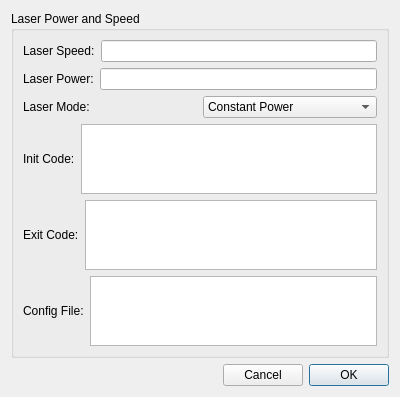
<?xml version="1.0" encoding="UTF-8"?>
<ui version="4.0">
 <class>ExportGcodeDialog</class>
 <widget class="QDialog" name="ExportGcodeDialog">
  <property name="geometry">
   <rect>
    <x>0</x>
    <y>0</y>
    <width>400</width>
    <height>250</height>
   </rect>
  </property>
  <property name="windowTitle">
   <string>Export GCODE Options</string>
  </property>
  <layout class="QVBoxLayout" name="verticalLayout">
   <item>
    <widget class="QGroupBox" name="groupFillStroke">
     <property name="title">
      <string>Laser Power and Speed</string>
     </property>
     <layout class="QVBoxLayout" name="verticalLayoutFillStroke">

      <item>
       <layout class="QHBoxLayout" name="horizontalLayoutSpeed">
        <item>
         <widget class="QLabel" name="labelLaserSpeed">
          <property name="text">
           <string>Laser Speed:</string>
          </property>
         </widget>
        </item>
        <item>
         <widget class="QLineEdit" name="valueLaserSpeed">
          <property name="alignment">
           <set>Qt::AlignRight|Qt::AlignTrailing|Qt::AlignVCenter</set>
          </property>
         </widget>
        </item>
       </layout>
      </item>

      <item>
       <layout class="QHBoxLayout" name="horizontalLayoutPower">
        <item>
         <widget class="QLabel" name="labelLaserPower">
          <property name="text">
           <string>Laser Power:</string>
          </property>
         </widget>
        </item>
        <item>
         <widget class="QLineEdit" name="valueLaserPower">
          <property name="alignment">
           <set>Qt::AlignRight|Qt::AlignTrailing|Qt::AlignVCenter</set>
          </property>
         </widget>
        </item>
       </layout>
      </item>

      <item>
       <layout class="QHBoxLayout" name="horizontalLayoutMode">
        <item>
         <widget class="QLabel" name="labelLaserMode">
          <property name="text">
           <string>Laser Mode:</string>
          </property>
         </widget>
        </item>
        <item>
         <widget class="QComboBox" name="valueLaserMode">
          <item>
           <property name="text">
             <string>Constant Power</string>
           </property>
          </item>
          <item>
           <property name="text">
             <string>Dynamic Power</string>
           </property>
          </item>
          <property name="minimumSize">
           <size>
            <width>160</width>
            <height>0</height>
           </size>
          </property>
         </widget>
        </item>
       </layout>
      </item>

      <item>
       <layout class="QHBoxLayout" name="horizontalLayoutInitCode">
        <item>
         <widget class="QLabel" name="labelInitCode">
          <property name="text">
           <string>Init Code:</string>
          </property>
         </widget>
        </item>
        <item>
         <widget class="QTextEdit" name="valueInitCode">
         </widget>
        </item>
       </layout>
      </item>

      <item>
       <layout class="QHBoxLayout" name="horizontalExitCode">
        <item>
         <widget class="QLabel" name="labelExitCode">
          <property name="text">
           <string>Exit Code:</string>
          </property>
         </widget>
        </item>
        <item>
         <widget class="QTextEdit" name="valueExitCode">
         </widget>
        </item>
       </layout>
      </item>

      <item>
       <layout class="QHBoxLayout" name="horizontalConfigFile">
        <item>
         <widget class="QLabel" name="labelConfigFile">
          <property name="text">
           <string>Config File:</string>
          </property>
         </widget>
        </item>
        <item>
         <widget class="QTextEdit" name="valueConfigFile">
         </widget>
        </item>
       </layout>
      </item>

     </layout>
    </widget>
   </item>
   <item>
    <layout class="QHBoxLayout" name="horizontalLayoutDialogButtons">
     <item>
      <spacer name="horizontalSpacerDialogButtons">
       <property name="orientation">
        <enum>Qt::Horizontal</enum>
       </property>
       <property name="sizeHint" stdset="0">
        <size>
         <width>40</width>
         <height>20</height>
        </size>
       </property>
      </spacer>
     </item>
     <item>
      <widget class="QPushButton" name="pushButtonCancel">
       <property name="text">
        <string>Cancel</string>
       </property>
      </widget>
     </item>
     <item>
      <widget class="QPushButton" name="pushButtonOk">
       <property name="text">
        <string>OK</string>
       </property>
       <property name="default">
        <bool>true</bool>
       </property>
      </widget>
     </item>
    </layout>
   </item>
  </layout>
 </widget>
 <resources/>
 <connections>
  <connection>
   <sender>pushButtonOk</sender>
   <signal>clicked()</signal>
   <receiver>ExportGcodeDialog</receiver>
   <slot>accept()</slot>
  </connection>
  <connection>
   <sender>pushButtonCancel</sender>
   <signal>clicked()</signal>
   <receiver>ExportGcodeDialog</receiver>
   <slot>reject()</slot>
  </connection>
 </connections>
</ui> 
